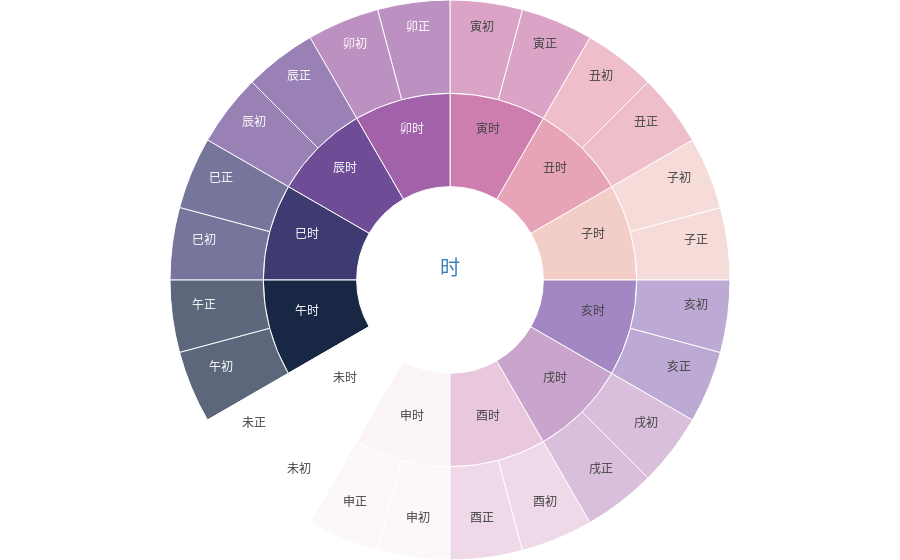

Notebook cell for this chart:
### Code cell
import plotly
import plotly.graph_objs as go

plotly.offline.init_notebook_mode(connected=True)

trace = go.Sunburst(
    labels = [
    '时', 
    '子时', '子正', '子初',
    '丑时', '丑正', '丑初', 
    '寅时', '寅正', '寅初', 
    '卯时', '卯正', '卯初',
    '辰时', '辰正', '辰初', 
    '巳时', '巳正', '巳初', 
    '午时', '午正', '午初',
    '未时', '未正', '未初', 
    '申时', '申正', '申初', 
    '酉时', '酉正', '酉初',
    '戌时', '戌正', '戌初', 
    '亥时', '亥正', '亥初'
    ], 
  parents = [
    "",
    '时', '子时', '子时',
    '时', '丑时', '丑时',
    '时', '寅时', '寅时',
    '时', '卯时', '卯时',
    '时', '辰时', '辰时',
    '时', '巳时', '巳时',
    '时', '午时', '午时',
    '时', '未时', '未时',
    '时', '申时', '申时',
    '时', '酉时', '酉时',
    '时', '戌时', '戌时',
    '时', '亥时', '亥时'
  ],
  values = [
    24,
    2, 1, 1,
    2, 1, 1,
    2, 1, 1,
    2, 1, 1,
    2, 1, 1,
    2, 1, 1,
    2, 1, 1,
    2, 1, 1,
    2, 1, 1,
    2, 1, 1,
    2, 1, 1,
    2, 1, 1
  ],
    outsidetextfont = {"size": 20, "color": "#377eb8"},
    marker = {"line": {"width": 1}},
    branchvalues='total',
    text = [' '] * 37,
    hoverinfo = 'text'
)

layout = go.Layout(
    margin = go.layout.Margin(t=0, l=0, r=0, b=0),
    sunburstcolorway = ['#f3cec9', '#e7a4b6', '#cd7eaf', '#a262a9', '#6f4d96', '#3d3b72', '#182844']
)


plotly.offline.iplot({
    "data": [trace],
    "layout": layout
})

### Figure 1 — Plotly figure (JSON) as saved in the notebook; plotly's stock layout.template omitted (floating-point values rounded to 4 significant figures)
{"data": [{"branchvalues": "total", "hoverinfo": "text", "labels": ["时", "子时", "子正", "子初", "丑时", "丑正", "丑初", "寅时", "寅正", "寅初", "卯时", "卯正", "卯初", "辰时", "辰正", "辰初", "巳时", "巳正", "巳初", "午时", "午正", "午初", "未时", "未正", "未初", "申时", "申正", "申初", "酉时", "酉正", "酉初", "戌时", "戌正", "戌初", "亥时", "亥正", "亥初"], "marker": {"line": {"width": 1}}, "outsidetextfont": {"color": "#377eb8", "size": 20}, "parents": ["", "时", "子时", "子时", "时", "丑时", "丑时", "时", "寅时", "寅时", "时", "卯时", "卯时", "时", "辰时", "辰时", "时", "巳时", "巳时", "时", "午时", "午时", "时", "未时", "未时", "时", "申时", "申时", "时", "酉时", "酉时", "时", "戌时", "戌时", "时", "亥时", "亥时"], "text": [" ", " ", " ", " ", " ", " ", " ", " ", " ", " ", " ", " ", " ", " ", " ", " ", " ", " ", " ", " ", " ", " ", " ", " ", " ", " ", " ", " ", " ", " ", " ", " ", " ", " ", " ", " ", " "], "type": "sunburst", "uid": "572da5fd-aaf7-46da-96f3-84a7ab311e36", "values": [24, 2, 1, 1, 2, 1, 1, 2, 1, 1, 2, 1, 1, 2, 1, 1, 2, 1, 1, 2, 1, 1, 2, 1, 1, 2, 1, 1, 2, 1, 1, 2, 1, 1, 2, 1, 1]}], "layout": {"margin": {"b": 0, "l": 0, "r": 0, "t": 0}, "sunburstcolorway": ["#f3cec9", "#e7a4b6", "#cd7eaf", "#a262a9", "#6f4d96", "#3d3b72", "#182844"]}}
